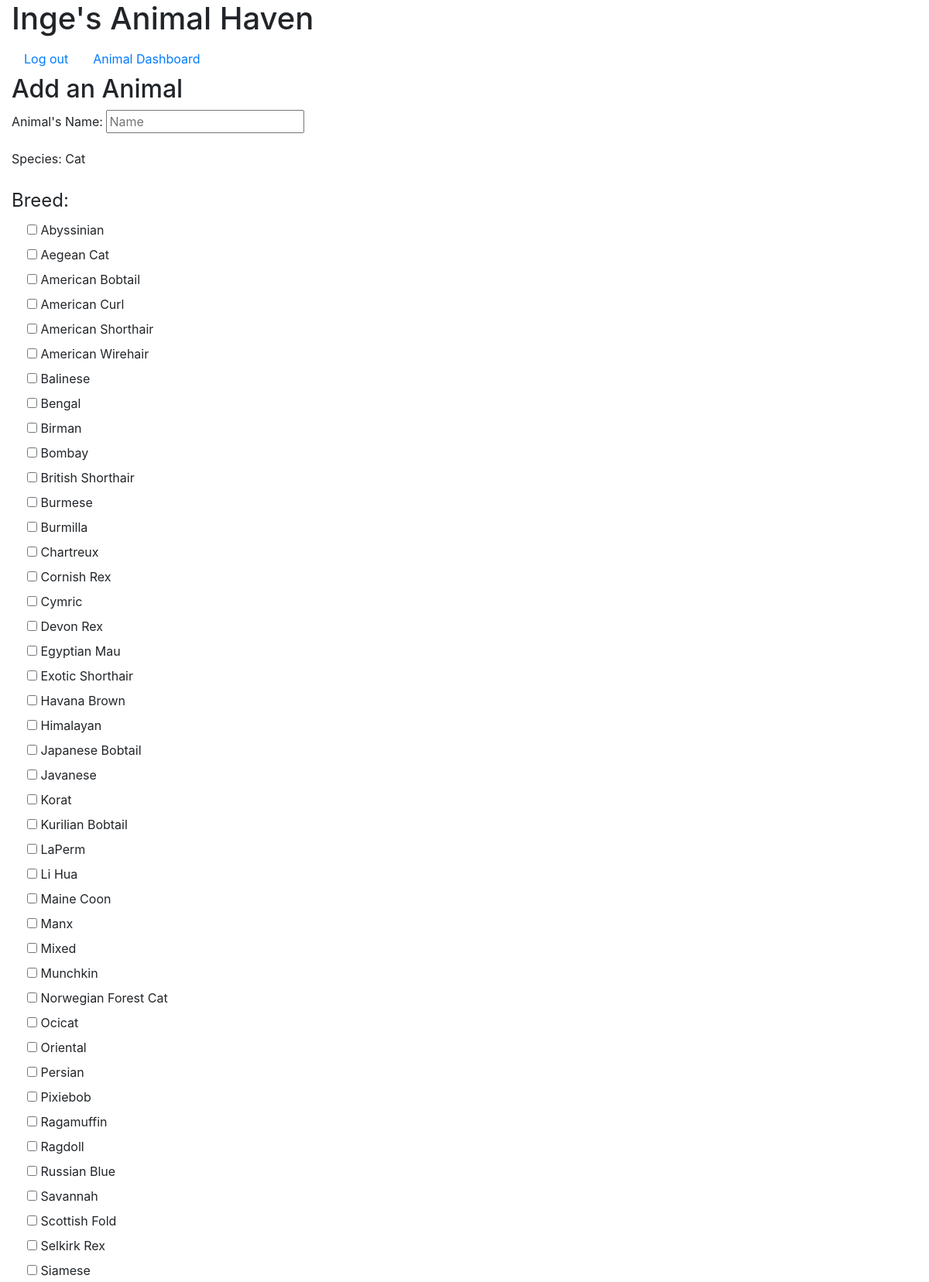
The app's page /Phase_3_Draft/add-animal.php?species=Cat (signed in, upper part) with its own data.
### tables this page shows
CREATE TABLE BreedName(
    breed_name varchar(50) Not Null,
	species_name varchar(50) Not Null,
    PRIMARY KEY (breed_name),
    FOREIGN KEY (species_name) REFERENCES Species(species_name));

### Phase_3_Draft/lib/auth.php (called while the page is built, shortened)
<?php
function isLoggedIn()
{
    return isset($_SESSION['is_logged_in']) && $_SESSION['is_logged_in'];
}

### Phase_3_Draft/classes/Breed.php (called while the page is built)
<?php
class Breed
{
     public static function getAll($conn, $species, $columns = '*')
     {
       $sql = "SELECT species_name, breed_name
               FROM `breedname`
               WHERE species_name = :species
               ORDER BY species_name, breed_name
               ";
                 $stmt = $conn->prepare($sql);
                 $stmt->bindValue(':species', $species, PDO::PARAM_STR);
                 if ($stmt->execute()) {
                     return $stmt->fetchAll(PDO::FETCH_ASSOC);
                 }
      }
}

### Phase_3_Draft/lib/animal-form.php (the view, shortened to what this page needs)
<form method="post">
  <div class="form-group">
    <label for="name">Animal's Name:</label>
    <input name="name" id="name" placeholder="Name" value="<?= htmlspecialchars($animal->name); ?>">
  </div>
    <div class="form-group">
      <label for="species_name">Species:</label>
      <?= $species; ?>
    </div>
    <fieldset>
      <legend>Breed:</legend>
      <?php foreach ($breeds as $breed) : ?>
        <div class="form-check">
          <input type="checkbox" name="breed[]" value="<?= $breed['breed_name'] ?>"
               id="breed<?= $breed['breed_name'] ?>"
             <?php if(in_array($breed['breed_name'], $breed_names)) : echo 'checked="checked"'?>
             <?php endif; ?> >
          <label for="breed"<?= $breed['breed_name'] ?>><?= htmlspecialchars($breed['breed_name']) ?></label>
        </div>
      <?php endforeach; ?>
    </fieldset>
</form>

### Phase_3_Draft/lib/header.php (shortened to what this page needs)
<!DOCTYPE html>
<html>
<head>
    <link rel="stylesheet" href="https://stackpath.bootstrapcdn.com/bootstrap/4.4.1/css/bootstrap.min.css">
</head>
<body>
<div class="container-fluid">
    <header>
        <h1>Inge's Animal Haven</h1>
    </header>
    <main>

### Phase_3_Draft/add-animal.php (shortened to what this page needs)
<?php
require 'classes/Animal.php';
require 'classes/Breed.php';
require 'lib/auth.php';
$db = new Database();
$conn = $db->getConn();
$animal = new Animal();
$breed_names = [];
if (isset($_GET['species'])) {
    $breeds = Breed::getAll($conn, $_GET['species']);
    $species = $_GET['species'];
} else {
    $breeds = null;
}
?>
<?php require 'lib/header.php'; ?>
<ul class="nav">
<?php if (isLoggedIn()): ?>
<li class="nav-item">
<a class="nav-link" href="logout.php">Log out</a>
</li>
<?php else: ?>
<li class="nav-item">
<a class="nav-link" href="login.php">Log in</a>
</li>
<?php endif; ?>
<li class="nav-item">
<a class="nav-link" href="animal.php">Animal Dashboard</a>
</ul>
<h2>Add an Animal</h2>
<?php require 'lib/animal-form.php'; ?>
<?php require 'Phase_3/lib/footer.php'; ?>

### Phase_3_Draft/lib/footer.php
  </main>
</div>
</body>
</html>

### records on screen
breedname: breed_name "Abyssinian"
breedname: breed_name "Aegean Cat"
breedname: breed_name "American Bobtail"
breedname: breed_name "American Curl"
breedname: breed_name "American Shorthair"
breedname: breed_name "American Wirehair"
breedname: breed_name "Balinese"
breedname: breed_name "Bengal"
breedname: breed_name "Birman"
breedname: breed_name "Bombay"
breedname: breed_name "British Shorthair"
breedname: breed_name "Burmese"
breedname: breed_name "Burmilla"
breedname: breed_name "Chartreux"
breedname: breed_name "Cornish Rex"
breedname: breed_name "Cymric"
breedname: breed_name "Devon Rex"
breedname: breed_name "Egyptian Mau"
breedname: breed_name "Exotic Shorthair"
breedname: breed_name "Havana Brown"
breedname: breed_name "Himalayan"
breedname: breed_name "Japanese Bobtail"
breedname: breed_name "Javanese"
breedname: breed_name "Korat"
breedname: breed_name "Kurilian Bobtail"
breedname: breed_name "LaPerm"
breedname: breed_name "Li Hua"
breedname: breed_name "Maine Coon"
breedname: breed_name "Manx"
breedname: breed_name "Mixed"
breedname: breed_name "Munchkin"
breedname: breed_name "Norwegian Forest Cat"
breedname: breed_name "Ocicat"
breedname: breed_name "Oriental"
breedname: breed_name "Persian"
breedname: breed_name "Pixiebob"
breedname: breed_name "Ragamuffin"
breedname: breed_name "Ragdoll"
breedname: breed_name "Russian Blue"
breedname: breed_name "Savannah"
breedname: breed_name "Scottish Fold"
breedname: breed_name "Selkirk Rex"
breedname: breed_name "Siamese"

### other values on screen
$species "Cat"
